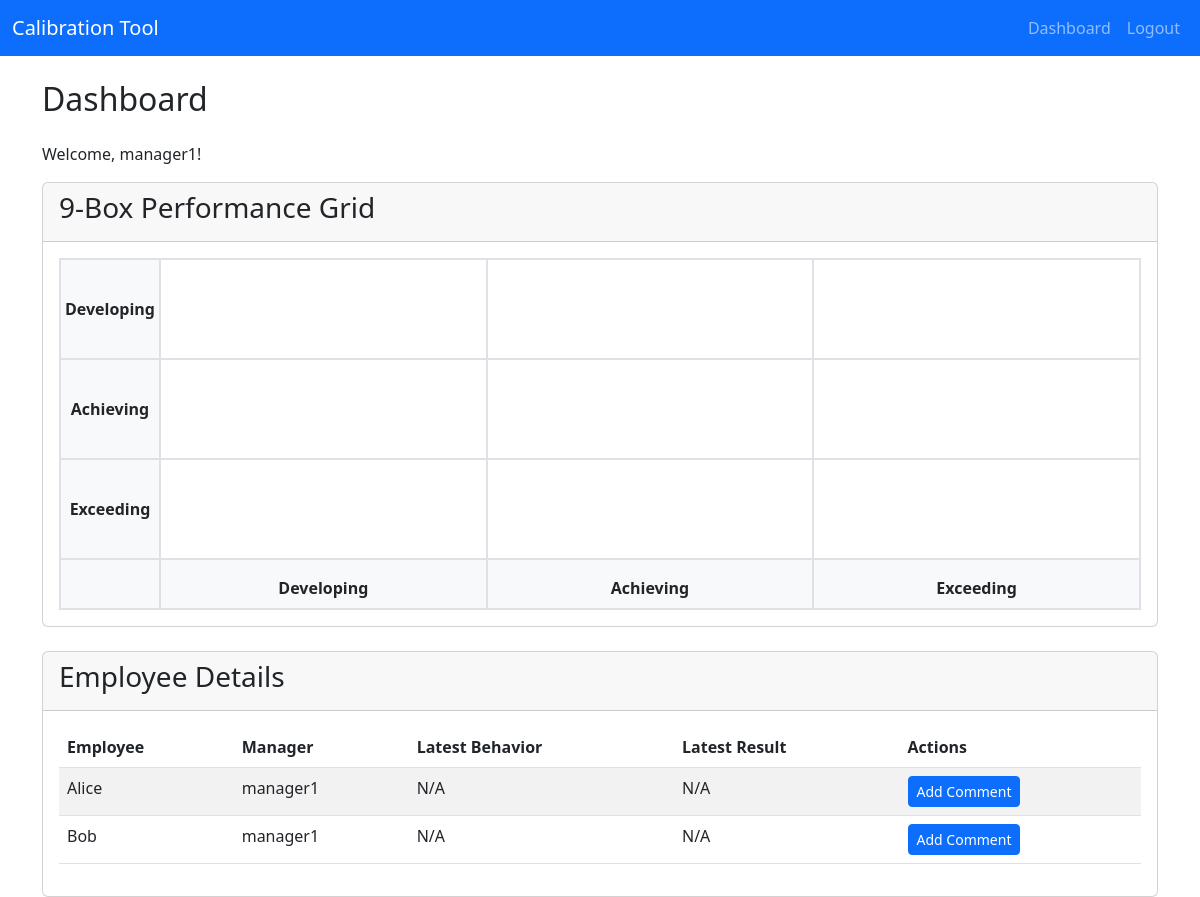
Page /dashboard (signed in) on the committed database.
### app.py (models this page shows)
class User(db.Model):
    id = db.Column(db.Integer, primary_key=True)
    username = db.Column(db.String(150), unique=True, nullable=False)
    password = db.Column(db.String(150), nullable=False)
    role = db.Column(db.String(50), nullable=False) # 'Engineering Lead' or 'Manager'

class Employee(db.Model):
    id = db.Column(db.Integer, primary_key=True)
    name = db.Column(db.String(150), nullable=False)
    manager_id = db.Column(db.Integer, db.ForeignKey('user.id'))
    manager = db.relationship('User', backref=db.backref('reports', lazy=True))

### app.py (the view)
@app.route('/dashboard')
@login_required
def dashboard():
    user = User.query.get(session['user_id'])
    if user.role == 'Engineering Lead':
        employees = Employee.query.all()
    else:
        employees = user.reports
    classification_map = {'Developing': 0, 'Achieving': 1, 'Exceeding': 2}
    grid = [[[] for _ in range(3)] for _ in range(3)]
    employee_performance = []
    for emp in employees:
        latest_behavior = CalibrationComment.query.filter_by(employee_id=emp.id, comment_type='Behavior').order_by(CalibrationComment.id.desc()).first()
        latest_result = CalibrationComment.query.filter_by(employee_id=emp.id, comment_type='Result').order_by(CalibrationComment.id.desc()).first()
        behavior_class = latest_behavior.classification if latest_behavior else 'N/A'
        result_class = latest_result.classification if latest_result else 'N/A'
        emp_data = {
            'employee': emp,
            'behavior': behavior_class,
            'result': result_class
        }
        employee_performance.append(emp_data)
        if behavior_class in classification_map and result_class in classification_map:
            x = classification_map[result_class]
            y = classification_map[behavior_class]
            grid[y][x].append(emp)
    return render_template('dashboard.html', user=user, employees_performance=employee_performance, grid=grid)

### app.py (called while the page is built)
def login_required(f):
    @wraps(f)
    def decorated_function(*args, **kwargs):
        if 'user_id' not in session:
            return redirect(url_for('login'))
        return f(*args, **kwargs)
    return decorated_function

### templates/dashboard.html (shortened to what this page needs)
{% extends 'base.html' %}
{% block content %}
<h2 class="mb-4">Dashboard</h2>
<p>Welcome, {{ user.username }}!</p>
<div class="card mb-4">
  <div class="card-header">
    <h3 class="card-title">9-Box Performance Grid</h3>
  </div>
  <div class="card-body">
    <div class="nine-box-grid">
      <div class="grid-row">
        <div class="grid-cell y-axis-label">Developing</div>
        <div class="grid-cell">
        </div>
        <div class="grid-cell">
        </div>
        <div class="grid-cell">
        </div>
      </div>
      <div class="grid-row">
        <div class="grid-cell y-axis-label">Achieving</div>
        <div class="grid-cell">
        </div>
        <div class="grid-cell">
        </div>
        <div class="grid-cell">
        </div>
      </div>
      <div class="grid-row">
        <div class="grid-cell y-axis-label">Exceeding</div>
        <div class="grid-cell">
        </div>
        <div class="grid-cell">
        </div>
        <div class="grid-cell">
        </div>
      </div>
      <div class="grid-row">
        <div class="grid-cell y-axis-label"></div>
        <div class="grid-cell x-axis-label">Developing</div>
        <div class="grid-cell x-axis-label">Achieving</div>
        <div class="grid-cell x-axis-label">Exceeding</div>
      </div>
    </div>
  </div>
</div>
<div class="card">
  <div class="card-header">
    <h3 class="card-title">Employee Details</h3>
  </div>
  <div class="card-body">
    <table class="table table-striped">
      <thead>
        <tr>
          <th>Employee</th>
          <th>Manager</th>
          <th>Latest Behavior</th>
          <th>Latest Result</th>
          <th>Actions</th>
        </tr>
      </thead>
      <tbody>
        {% for data in employees_performance %}
        <tr>
          <td>{{ data.employee.name }}</td>
          <td>{{ data.employee.manager.username }}</td>
          <td>{{ data.behavior }}</td>
          <td>{{ data.result }}</td>
          <td>
            <a href="{{ url_for('add_comment', employee_id=data.employee.id) }}" class="btn btn-sm btn-primary">Add Comment</a>
          </td>
        </tr>
        {% endfor %}
      </tbody>
    </table>
  </div>
</div>
{% endblock %}

### static/css/style.css (style rules this page uses)
.nine-box-grid { display: grid; grid-template-columns: 100px repeat(3, 1fr); grid-template-rows: repeat(3, 1fr) 50px; border: 1px solid #dee2e6; }
.grid-cell { border: 1px solid #dee2e6; padding: 1rem; min-height: 100px; display: flex; flex-wrap: wrap; gap: 5px; align-items: flex-start; }
.grid-cell.y-axis-label, .grid-cell.x-axis-label { background-color: #f8f9fa; font-weight: bold; display: flex; align-items: center; justify-content: center; min-height: 50px; }
.grid-row { display: contents; }

### rows in the picture
User: username "manager1", employee.manager.username "manager1" "manager1"
Employee: employee.name "Alice"
Employee: employee.name "Bob"

### other values in the picture
{{ data.behavior }} "N/A" "N/A"
{{ data.result }} "N/A" "N/A"
